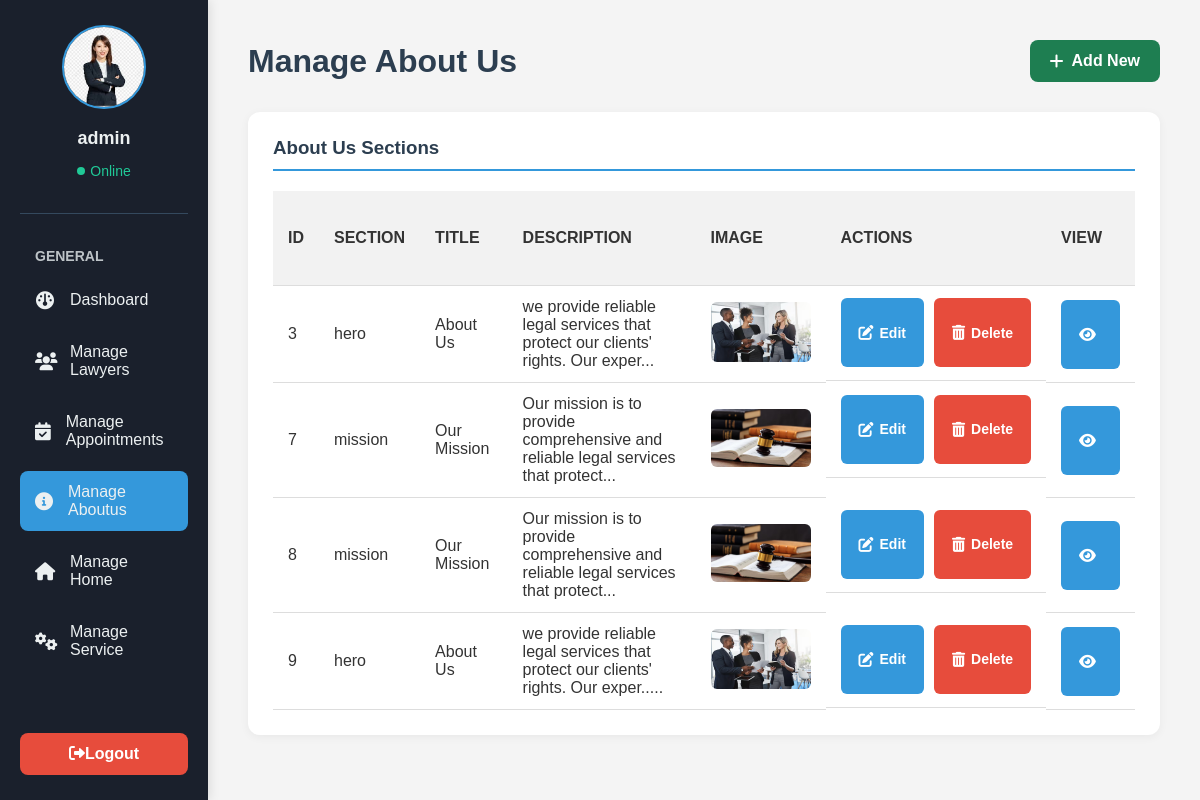
Screenshot of /admin/manage_aboutus.php (signed in) with the database file from the repository.
### tables this page shows
CREATE TABLE `about_us` (
  `id` int(11) NOT NULL,
  `section_name` varchar(100) NOT NULL,
  `title` varchar(255) DEFAULT NULL,
  `description` text DEFAULT NULL,
  `image` varchar(255) DEFAULT NULL,
  `created_at` timestamp NOT NULL DEFAULT current_timestamp()
);

### admin/manage_aboutus.php (the view, shortened to what this page needs)
<?php
include '../includes/db.php';
$result = $conn->query("SELECT * FROM about_us");
$currentPage = basename($_SERVER['PHP_SELF']);
?>
<!DOCTYPE html>
<html lang="en">
<head>
    <link rel="stylesheet" href="https://cdnjs.cloudflare.com/ajax/libs/font-awesome/6.0.0-beta3/css/all.min.css">
</head>
<body>
    <div class="sidebar">
        <div class="sidebar-header">
            <img src="../images/admin.jpeg" alt="Profile Picture" class="profile-pic">
            <p class="user-name"><?php echo htmlspecialchars($_SESSION['username']); ?></p>
            <p class="user-status">Online</p>
        </div>
        <p class="sidebar-menu-title">General</p>
        <ul class="sidebar-menu">
              <li><a href="admin_pannel.php" class="<?php echo ($currentPage == 'admin_pannel.php') ? 'active' : ''; ?>"><i class="fa-solid fa-gauge"></i> <span>Dashboard</span></a></li>
            <li><a href="manage_lawyers.php" class="<?php echo ($currentPage == 'manage_lawyers.php') ? 'active' : ''; ?>"><i class="fa-solid fa-users"></i> <span>Manage Lawyers</span></a></li>
            <li><a href="manage_appointments.php" class="<?php echo ($currentPage == 'manage_appointments.php') ? 'active' : ''; ?>"><i class="fa-solid fa-calendar-check"></i> <span>Manage Appointments</span></a></li>
            <li><a href="manage_aboutus.php" class="<?php echo ($currentPage == 'manage_aboutus.php') ? 'active' : ''; ?>"><i class="fa-solid fa-circle-info"></i> <span>Manage Aboutus</span></a></li>
            <li><a href="manage_homepage.php" class="<?php echo ($currentPage == 'manage_homepage.php') ? 'active' : ''; ?>"><i class="fa-solid fa-house"></i> <span>Manage Home</span></a></li>
            <li><a href="manage_service.php" class="<?php echo ($currentPage == 'manage_service.php') ? 'active' : ''; ?>"><i class="fa-solid fa-cogs"></i> <span>Manage Service</span></a></li>
        </ul>
        <a href="../logout.php" class="logout-btn"> <i class="fa-solid fa-right-from-bracket"></i>Logout</a>
    </div>
    <div class="main-content">
        <div class="header">
            <h1>Manage About Us</h1>
            <a href="add_aboutus.php" class="add-btn"><i class="fa-solid fa-plus"></i> Add New</a>
        </div>
        <div class="dashboard-card">
            <h3>About Us Sections</h3>
            <table>
                <thead>
                    <tr>
                        <th>ID</th>
                        <th>Section</th>
                        <th>Title</th>
                        <th>Description</th>
                        <th>Image</th>
                        <th>Actions</th>
                        <th>View</th>
                    </tr>
                </thead>
                <tbody>
                    <?php if ($result->num_rows > 0): ?>
                        <?php while($row = $result->fetch_assoc()): ?>
                            <tr>
                                <td><?= $row['id']; ?></td>
                                <td><?= htmlspecialchars($row['section_name']); ?></td>
                                <td><?= htmlspecialchars($row['title']); ?></td>
                                <td><?= substr($row['description'], 0, 80) ?>...</td>
                                <td>
                                    <?php if (!empty($row['image'])): ?>
                                        <img src="../images/<?= $row['image']; ?>" width="100" class="img-thumbnail">
                                    <?php else: ?>
                                        <span class="text-muted">No Image</span>
                                    <?php endif; ?>
                                </td>
                                <td class="action-links">
                                    <a href="edit_aboutus.php?id=<?= $row['id']; ?>" class="edit-btn"><i class="fa-solid fa-pen-to-square"></i> Edit</a>
                                    <a href="delete_aboutus.php?id=<?= $row['id']; ?>" class="delete-btn" onclick="return confirm('Are you sure?')"><i class="fa-solid fa-trash-can"></i> Delete</a>
                                </td>
                                <td>
                                    <a href="#" class="view-btn"
                                       data-id="<?= $row['id']; ?>"
                                       data-title="<?= htmlspecialchars($row['title']); ?>"
                                       data-section="<?= htmlspecialchars($row['section_name']); ?>"
                                       data-description="<?= htmlspecialchars($row['description']); ?>"
                                       data-image="../images/<?= htmlspecialchars($row['image']); ?>">
                                        <i class="fa-solid fa-eye"></i>
                                    </a>
                                </td>
                            </tr>
                        <?php endwhile; ?>
                    <?php else: ?>
                        <tr><td colspan="7" style="text-align:center;">No records found.</td></tr>
                    <?php endif; ?>
                </tbody>
            </table>
        </div>
    </div>
</body>
</html>

### admin/manage_aboutus.php (style rules this page uses)
:root { --bg-color: #f4f4f4; --card-bg-color: #ffffff; --text-color: #333333; --header-bg-color: #2c3e50; --sidebar-color: #1a202c; --primary-color: #3498db; --accent-color: #20c997; --delete-color: #e74c3c; --edit-color: #3498db; }
body { font-family: 'Arial', sans-serif; margin: 0; background-color: var(--bg-color); display: flex; height: 100vh; color: var(--text-color); }
.sidebar { width: 250px; background-color: var(--sidebar-color); color: #ecf0f1; padding: 25px 20px; box-shadow: 2px 0 10px rgba(0, 0, 0, 0.1); display: flex; flex-direction: column; overflow-y: auto; transition: width 0.3s ease; }
.sidebar-header { text-align: center; padding-bottom: 20px; border-bottom: 1px solid #34495e; margin-bottom: 20px; }
.sidebar-header .profile-pic { width: 80px; height: 80px; border-radius: 50%; border: 2px solid var(--primary-color); object-fit: cover; margin-bottom: 10px; }
.sidebar-header .user-name { font-size: 18px; font-weight: bold; color: #ecf0f1; margin: 5px 0 0; }
.sidebar-header .user-status { font-size: 14px; color: var(--accent-color); display: flex; align-items: center; justify-content: center; }
.sidebar-header .user-status::before { content: ''; width: 8px; height: 8px; background-color: var(--accent-color); border-radius: 50%; margin-right: 5px; }
.sidebar-menu-title { font-size: 14px; font-weight: bold; color: #bdc3c7; text-transform: uppercase; margin-bottom: 15px; padding-left: 15px; }
.sidebar-menu { list-style-type: none; padding: 0; margin: 0; flex-grow: 1; }
.sidebar-menu li { margin-bottom: 10px; }
.sidebar-menu a { color: #ecf0f1; text-decoration: none; display: flex; align-items: center; padding: 12px 15px; border-radius: 8px; transition: background-color 0.3s ease; font-size: 16px; }
.sidebar-menu a.active { background-color: var(--primary-color); }
.sidebar-menu a i { margin-right: 15px; font-size: 18px; width: 20px; text-align: center; }
.sidebar .logout-btn { background-color: var(--delete-color); color: #fff; padding: 12px; text-align: center; border-radius: 8px; text-decoration: none; font-weight: bold; transition: background-color 0.3s ease; margin-top: auto; }
.main-content { flex-grow: 1; padding: 40px; overflow-y: auto; }
.header { display: flex; justify-content: space-between; align-items: center; margin-bottom: 30px; }
.header h1 { margin: 0; color: var(--header-bg-color); }
.add-btn { background-color: var(--accent-color); color: white; padding: 12px 20px; border-radius: 8px; text-decoration: none; font-weight: bold; display: inline-flex; align-items: center; background-color: #1e7e51; }
.add-btn i { margin-right: 8px; }
.dashboard-card { background-color: var(--card-bg-color); padding: 25px; border-radius: 12px; box-shadow: 0 2px 10px rgba(0,0,0,0.05); margin-bottom: 25px; }
h3 { margin-top: 0; color: var(--header-bg-color); border-bottom: 2px solid var(--primary-color); padding-bottom: 10px; margin-bottom: 20px; }
table { width: 100%; border-collapse: collapse; margin-top: 20px; }
table th, table td { padding: 12px 15px; text-align: left; border-bottom: 1px solid #ddd; vertical-align: middle; height: 70px; }
table thead th { background-color: #f2f2f2; color: var(--text-color); font-weight: bold; text-transform: uppercase; }
table img { max-height: 60px; border-radius: 6px; }
.action-links { display: flex; gap: 10px; }
.action-links a, .view-btn { text-decoration: none; padding: 12px 18px; border-radius: 6px; color: white; font-weight: bold; font-size: 14px; display: inline-flex; align-items: center; justify-content: center; height: 45px; line-height: 20px; }
.action-links a i, .view-btn i { margin-right: 6px; font-size: 15px; }
.action-links .edit-btn { background-color: var(--edit-color); }
.action-links .delete-btn { background-color: var(--delete-color); }
.view-btn { background-color: var(--primary-color); }

### rows the page displays
about_us: id "3", section_name "hero", title "About Us", description "we provide reliable legal services that protect our clients' rights. Our exper", image (picture)
about_us: id "7", section_name "mission", title "Our Mission", description "Our mission is to provide comprehensive and reliable legal services that protect", image (picture)
about_us: id "8", section_name "mission", title "Our Mission", description "Our mission is to provide comprehensive and reliable legal services that protect", image (picture)
about_us: id "9", section_name "hero", title "About Us", description "we provide reliable legal services that protect our clients' rights. Our exper..", image (picture)

### other values shown
$_SESSION['username'] "admin"
